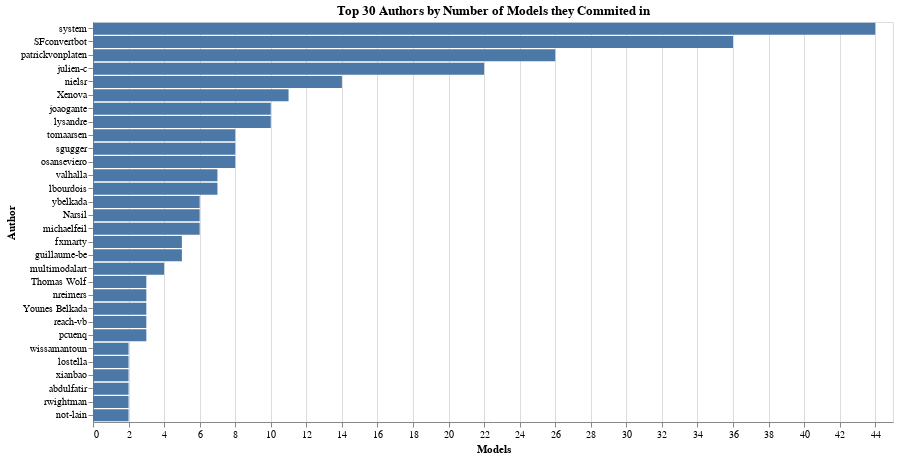

The cell this chart's notebook holds for it:
### Code cell
import altair as alt

# Prepare the data: Top 20 authors by the number of rows they appear in
top_authors_by_rows = data['author'].value_counts().head(30).reset_index()
top_authors_by_rows.columns = ['author', 'row_count']

# Create the Altair chart
chart = alt.Chart(top_authors_by_rows).mark_bar().encode(
    x=alt.X('row_count:Q', title='Models'),
    y=alt.Y('author:N', sort='-x', title='Author'),
    tooltip=[
        alt.Tooltip('author:N', title='Author'),
        alt.Tooltip('row_count:Q', title='Models')
    ]
).properties(
    title='Top 30 Authors by Number of Models they Commited in',
    width=800,
    height=400
).interactive()

# Display the chart
chart.show()

### Figure 1 — Vega-Lite specification as saved in the notebook (floating-point values rounded to 4 significant figures)
{"config": {"view": {"continuousWidth": 300, "continuousHeight": 300}}, "data": {"name": "data-38ce8f67310843ea4b502d08a8ed86c5"}, "mark": {"type": "bar"}, "encoding": {"tooltip": [{"field": "author", "title": "Author", "type": "nominal"}, {"field": "row_count", "title": "Models", "type": "quantitative"}], "x": {"field": "row_count", "title": "Models", "type": "quantitative"}, "y": {"field": "author", "sort": "-x", "title": "Author", "type": "nominal"}}, "height": 400, "params": [{"name": "param_8", "select": {"type": "interval", "encodings": ["x", "y"]}, "bind": "scales"}], "title": "Top 30 Authors by Number of Models they Commited in", "width": 800, "$schema": "https://vega.github.io/schema/vega-lite/v5.20.1.json", "datasets": {"data-38ce8f67310843ea4b502d08a8ed86c5": [{"author": "system", "row_count": 44}, {"author": "SFconvertbot", "row_count": 36}, {"author": "patrickvonplaten", "row_count": 26}, {"author": "julien-c", "row_count": 22}, {"author": "nielsr", "row_count": 14}, {"author": "Xenova", "row_count": 11}, {"author": "joaogante", "row_count": 10}, {"author": "lysandre", "row_count": 10}, {"author": "tomaarsen", "row_count": 8}, {"author": "sgugger", "row_count": 8}, {"author": "osanseviero", "row_count": 8}, {"author": "valhalla", "row_count": 7}, {"author": "lbourdois", "row_count": 7}, {"author": "ybelkada", "row_count": 6}, {"author": "Narsil", "row_count": 6}, {"author": "michaelfeil", "row_count": 6}, {"author": "fxmarty", "row_count": 5}, {"author": "guillaume-be", "row_count": 5}, {"author": "multimodalart", "row_count": 4}, {"author": "Thomas Wolf", "row_count": 3}, {"author": "nreimers", "row_count": 3}, {"author": "Younes Belkada", "row_count": 3}, {"author": "reach-vb", "row_count": 3}, {"author": "pcuenq", "row_count": 3}, {"author": "wissamantoun", "row_count": 2}, {"author": "lostella", "row_count": 2}, {"author": "xianbao", "row_count": 2}, {"author": "abdulfatir", "row_count": 2}, {"author": "rwightman", "row_count": 2}, {"author": "not-lain", "row_count": 2}]}}
